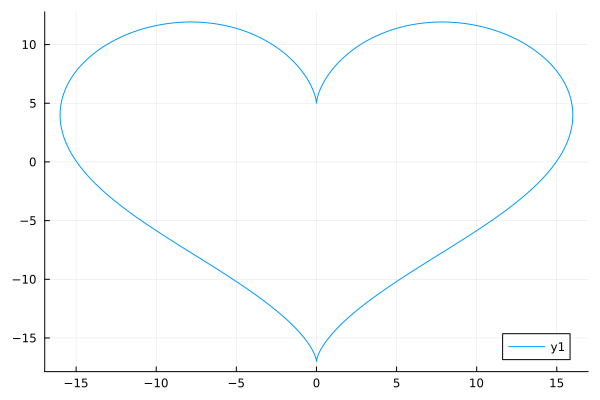

Write the Julia code that produced this figure.
using Plots

t = range(0, 2pi, length=1000)
x = @. 16 *  sin(t)^3
y = @. 13 * cos(t) - 5 * cos(2*t) - 2* cos(3*t) - cos(4*t)
plot(x, y)
savefig("love_equation.png")
